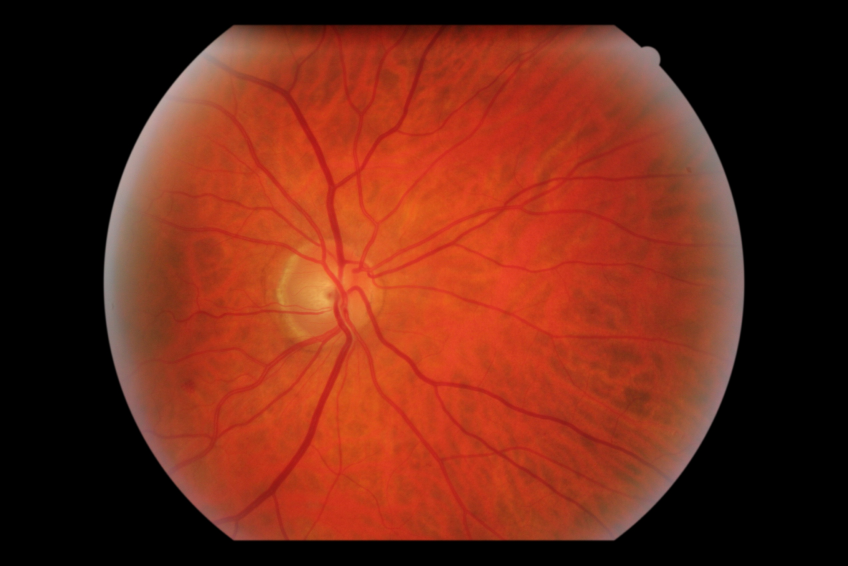
#> input picture dataSets/trainDatasetEoptha/x_train/C0000886.jpg, 2544 x 1696 px (shown at 1/3 size); its folder holds 4 pictures in this run
$ python train_image_preprocessing.py
#> lines starting #> are read from the running program, lines starting #| are printed output that depends on the picture; pictures that were not available may be replaced by others from this repository, and a replacement may not be noted
# Imports

import cv2
import os
import random
import math
import numpy as np
from tqdm import tqdm
import matplotlib.pyplot as plt
from patchify import patchify, unpatchify

# Finding Elements in Train Data Set

x_train_path = 'dataSets/trainDatasetEoptha/x_train'  # path to x_train
y_train_path = 'dataSets/trainDatasetEoptha/y_train'  # path to y_train

x_train_list = os.listdir(x_train_path)  # elements in x_train
y_train_list = os.listdir(y_train_path)  # elements in y_train

if not os.path.isdir('dataSets/preprocessed/trainpatches/MA/x'):
    os.makedirs('dataSets/preprocessed/trainpatches/MA/x')
if not os.path.isdir('dataSets/preprocessed/trainpatches/MA/y'):
    os.makedirs('dataSets/preprocessed/trainpatches/MA/y')

# Function for centering Microaneurysms

def find_center(contours):
    y = []
    for i in range(len(contours)):
        a = contours[i]
        center = np.average(a, axis=0)
        x_cen = math.ceil(center[0, 0])
        y_cen = math.ceil(center[0, 1])
        x = [x_cen, y_cen]
        y.append(x)
    return y

# Preprocessing of x_train , y_train with MA at center of image

val = 64
e = (128,128)

for i in tqdm(range(len(x_train_list))):
    x_read = cv2.imread('dataSets/trainDatasetEoptha/x_train/'+x_train_list[i])
#> x_read is the input picture: shape (1696, 2544, 3); mean B, G, R 23.3, 40.3, 108.8
    x_resized = cv2.resize(x_read, (2432,1664),interpolation=cv2.INTER_CUBIC)
    x_green = x_resized[:,:,1]
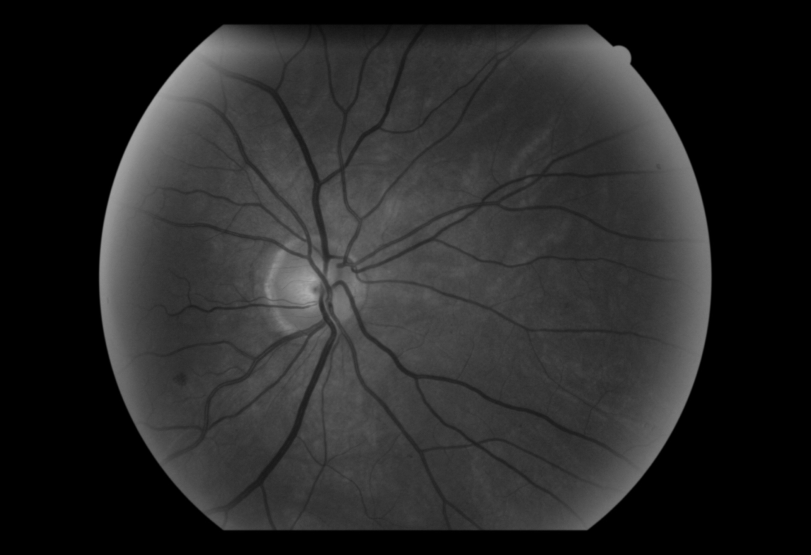
#> x_green: shape (1664, 2432) (shown at 1/3 size); min 0, max 174, mean 40.3
    x_histeq = cv2.equalizeHist(x_green)
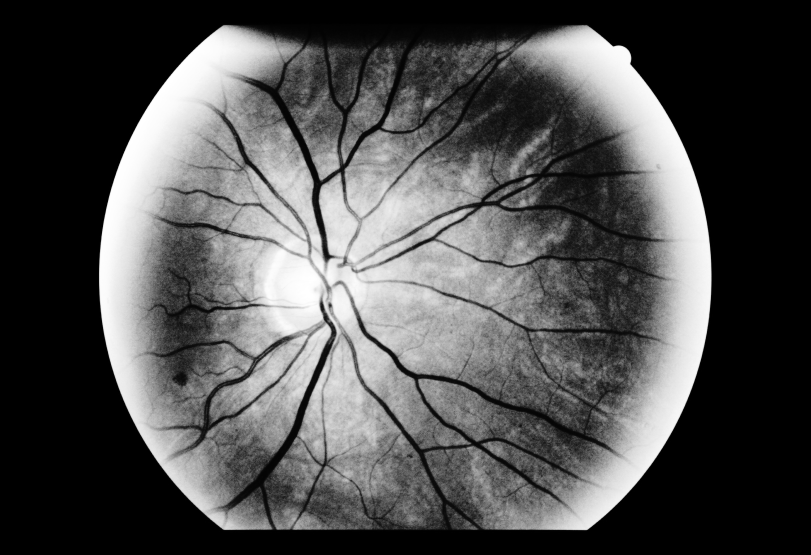
#> x_histeq: shape (1664, 2432) (shown at 1/3 size); min 0, max 255, mean 79.5
    clahe = cv2.createCLAHE(clipLimit=2.0, tileGridSize=(8,8))
    x_final = clahe.apply(x_histeq)
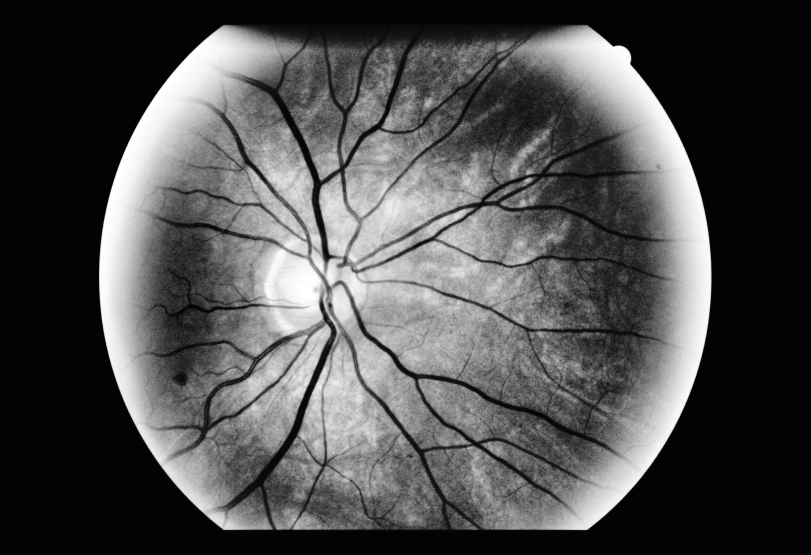
#> x_final: shape (1664, 2432) (shown at 1/3 size); min 2, max 255, mean 78.5

    y_read = cv2.imread('dataSets/trainDatasetEoptha/y_train/'+y_train_list[i],cv2.IMREAD_UNCHANGED)
    y_resized = cv2.resize(y_read,(2432,1664),interpolation=cv2.INTER_CUBIC)
    y_val,y_thresold_applied = cv2.threshold(y_resized,127,255,cv2.THRESH_BINARY)
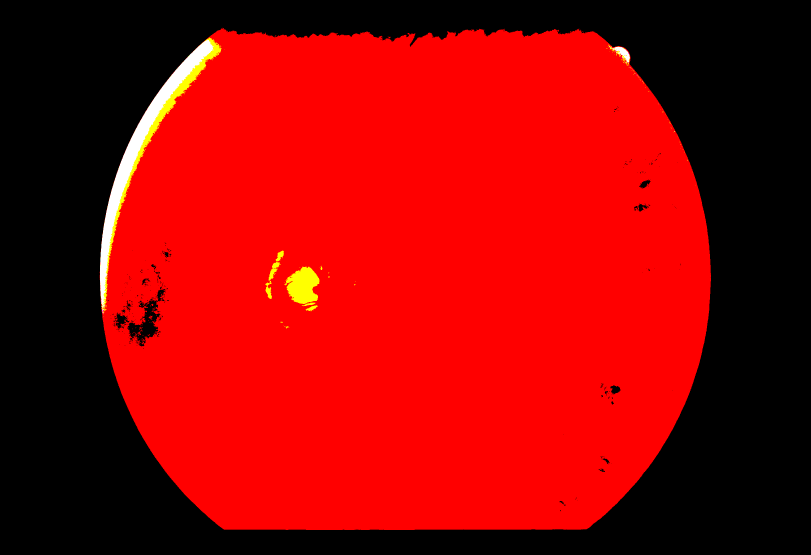
#> y_thresold_applied: shape (1664, 2432, 3) (shown at 1/3 size); mean B, G, R 1.8, 3.3, 151.1
#> (the run stopped early here; a loop or call above may not have finished)
